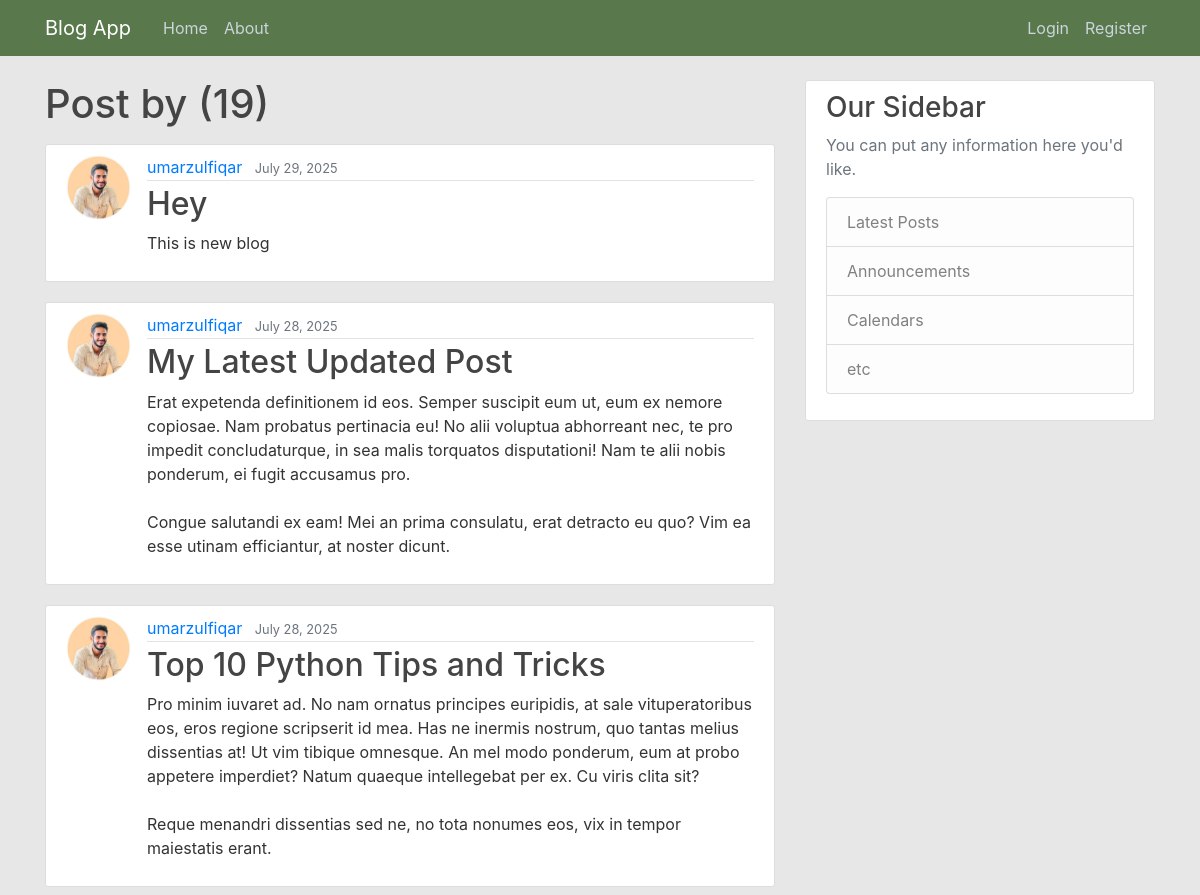
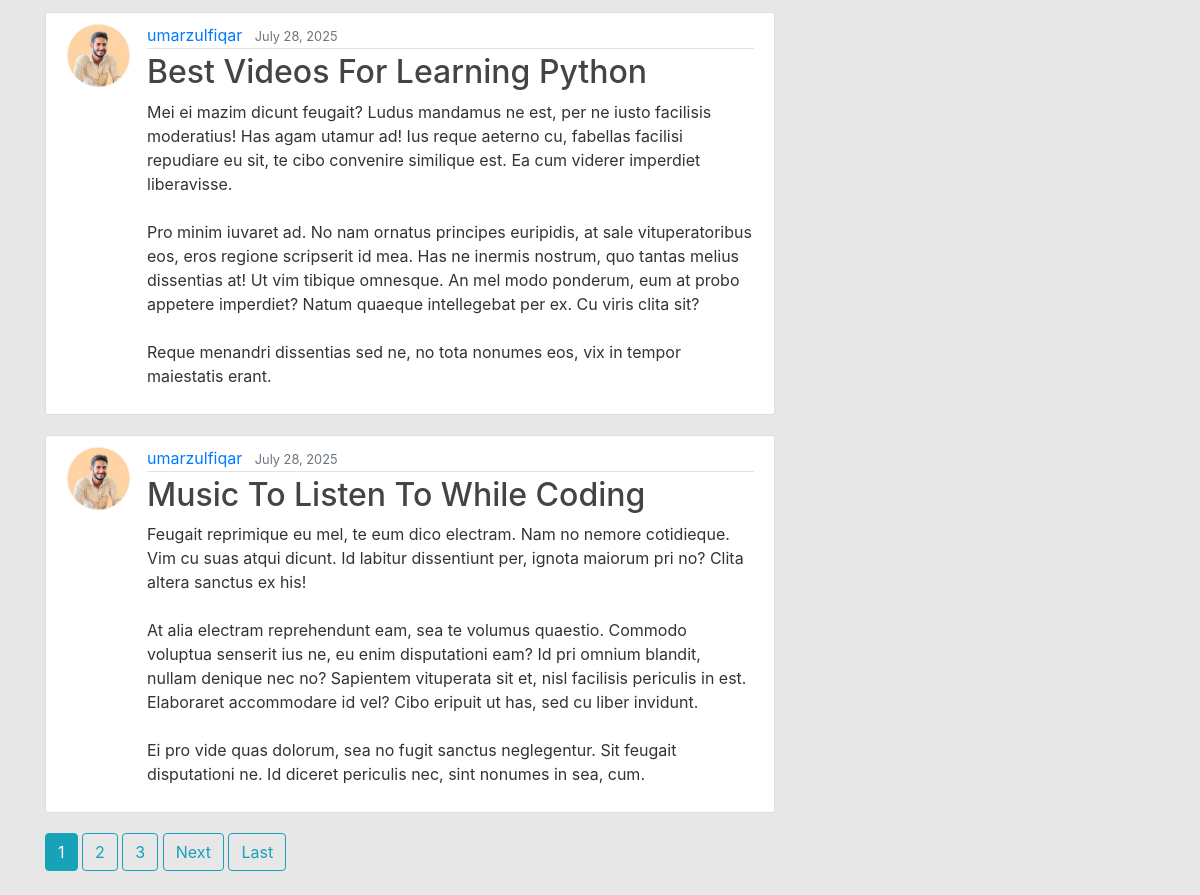
The page /user/umarzulfiqar on the database its author committed (2 pictures, top to bottom).
### blog/models.py (models this page shows, shortened)
class Post(models.Model):
    __tablename__='blogs_post'
    id=models.UUIDField(primary_key=True, default=uuid.uuid4, editable=False)
    title= models.CharField(max_length=100)
    content= models.TextField()
    date_post= models.DateTimeField(default=timezone.now)
    author=models.ForeignKey(User,on_delete=models.CASCADE)  #Foregin Key if with user is deleted it's blog/post also delete

### users/models.py (models this page shows, shortened)
class Profile(models.Model):
    user=models.OneToOneField(User,on_delete=models.CASCADE)
    image=models.ImageField(default='default.jpg', upload_to='profile_pics')

### blog/views.py (the view)
# urls.py: path('user/<str:username>', UserPostListView.as_view(), name='user-post'),
class UserPostListView(ListView):
    model=Post
    template_name='blog/user_post.html'  # <app>/<model>_<viewtype>.html
    context_object_name= 'posts'
    paginate_by = 5
    def get_queryset(self):
        user=get_object_or_404(User, username=self.kwargs.get('username'))
        return Post.objects.filter(author=user).order_by('-date_post')

### blog/templates/blog/user_post.html (shortened to what this page needs)
{% extends "blog/base.html" %}
{% block content %}
    <h1 class="mb-3" >Post by {{ view.kwargs.usernmae }}({{page_obj.paginator.count}})</h1>
    {% for post in posts %}
    <article class="media content-section" >
      <img class="rounded-circle article-img" src="{{post.author.profile.image.url}}">
  <div class="media-body">
    <div class="article-metadata">
      <a class="mr-2" href="{% url 'user-post' post.author.username %}">{{ post.author }}</a>
      <small class="text-muted">{{ post.date_post | date:"F d, Y"}}</small>
    </div>
    <h2><a class="article-title" href="{% url 'post-detail' post.id %}">{{ post.title }}</a></h2>
    <p class="article-content">{{ post.content }}</p>
  </div>
</article>
    {% endfor %}
    {% if is_paginated %}
      {% for num in page_obj.paginator.page_range %}
        {% if page_obj.number == num %}
          <a class="btn btn-info mb-4" href="?page={{ num }}">{{ num }}</a>
        {% elif num > page_obj.number|add:'-3' and num < page_obj.number|add:'3' %}
          <a class="btn btn-outline-info mb-4" href="?page={{ num }}">{{ num }}</a>
        {% endif %}
      {% endfor %}
      {% if page_obj.has_next %}
        <a class="btn btn-outline-info mb-4" href="?page={{ page_obj.next_page_number }}">Next</a>
        <a class="btn btn-outline-info mb-4" href="?page={{ page_obj.paginator.num_pages }}">Last</a>
      {% endif %}
    {% endif %}
{% endblock %}

### blog/static/blog/main.css (style rules this page uses)
body { background: #fafafa; color: #333333; margin-top: 5rem; }
h1, h2, h3, h4, h5, h6 { color: #444444; }
.content-section { background: #ffffff; padding: 10px 20px; border: 1px solid #dddddd; border-radius: 3px; margin-bottom: 20px; }
.article-title { color: #444444; }
.article-content { white-space: pre-line; }
.article-img { height: 65px; width: 65px; margin-right: 16px; }
.article-metadata { padding-bottom: 1px; margin-bottom: 4px; border-bottom: 1px solid #e3e3e3 }

### rows shown on the page
Post: author.profile.image (picture), author "umarzulfiqar", date_post "July 29, 2025", title "Hey", content "This is new blog"
Post: author.profile.image (picture), author "umarzulfiqar", date_post "July 28, 2025", title "My Latest Updated Post", content "Erat expetenda definitionem id eos. Semper suscipit eum ut, eum ex nemore copiosae. Nam probatus pertinacia eu! No alii voluptua abhorreant nec, te pro impedit concludaturque, in sea malis torquatos disputationi! Nam te alii nobis ponderum, ei fugit accusamus pro. Congue salutandi ex eam! Mei an prima consulatu, erat detracto eu quo? Vim ea esse utinam efficiantur, at noster dicunt."
Post: author.profile.image (picture), author "umarzulfiqar", date_post "July 28, 2025", title "Top 10 Python Tips and Tricks", content "Pro minim iuvaret ad. No nam ornatus principes euripidis, at sale vituperatoribus eos, eros regione scripserit id mea. Has ne inermis nostrum, quo tantas melius dissentias at! Ut vim tibique omnesque. An mel modo ponderum, eum at probo appetere imperdiet? Natum quaeque intellegebat per ex. Cu viris clita sit? Reque menandri dissentias sed ne, no tota nonumes eos, vix in tempor maiestatis erant."
Post: author.profile.image (picture), author "umarzulfiqar", date_post "July 28, 2025", title "Best Videos For Learning Python", content "Mei ei mazim dicunt feugait? Ludus mandamus ne est, per ne iusto facilisis moderatius! Has agam utamur ad! Ius reque aeterno cu, fabellas facilisi repudiare eu sit, te cibo convenire similique est. Ea cum viderer imperdiet liberavisse. Pro minim iuvaret ad. No nam ornatus principes euripidis, at sale vituperatoribus eos, eros regione scripserit id mea. Has ne inermis nostrum, quo tantas melius dissentias at! Ut vim tibique omnesque. An mel modo ponderum, eum at probo appetere imperdiet? Natum quaeque intellegebat per ex. Cu viris clita sit? Reque menandri dissentias sed ne, no tota nonumes eos, vix in tempor maiestatis erant."
Post: author.profile.image (picture), author "umarzulfiqar", date_post "July 28, 2025", title "Music To Listen To While Coding", content "Feugait reprimique eu mel, te eum dico electram. Nam no nemore cotidieque. Vim cu suas atqui dicunt. Id labitur dissentiunt per, ignota maiorum pri no? Clita altera sanctus ex his! At alia electram reprehendunt eam, sea te volumus quaestio. Commodo voluptua senserit ius ne, eu enim disputationi eam? Id pri omnium blandit, nullam denique nec no? Sapientem vituperata sit et, nisl facilisis periculis in est. Elaboraret accommodare id vel? Cibo eripuit ut has, sed cu liber invidunt. Ei pro vide quas dolorum, sea no fugit sanctus neglegentur. Sit feugait disputationi ne. Id diceret periculis nec, sint nonumes in sea, cum."

### other values the page prints
{{ page_obj.paginator.count }} "19"
{{ num }} "1"
{{ num }} "2" "3"
